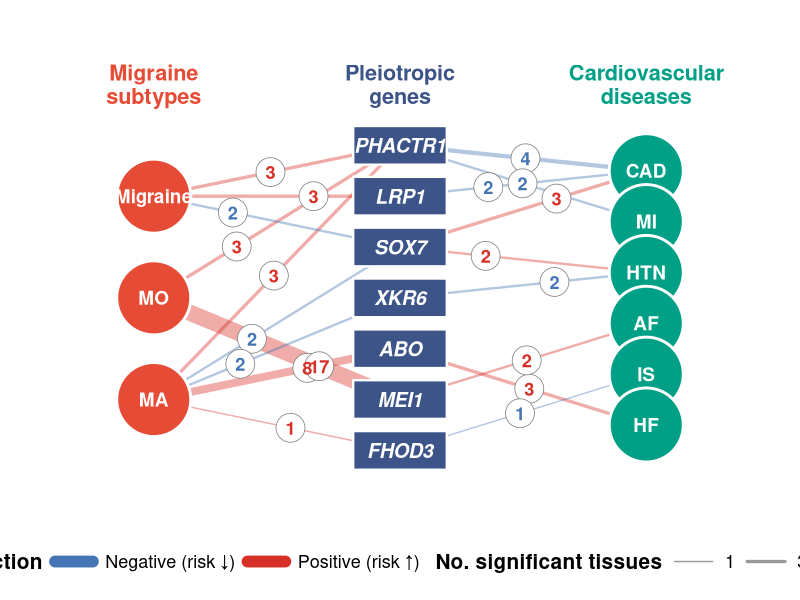
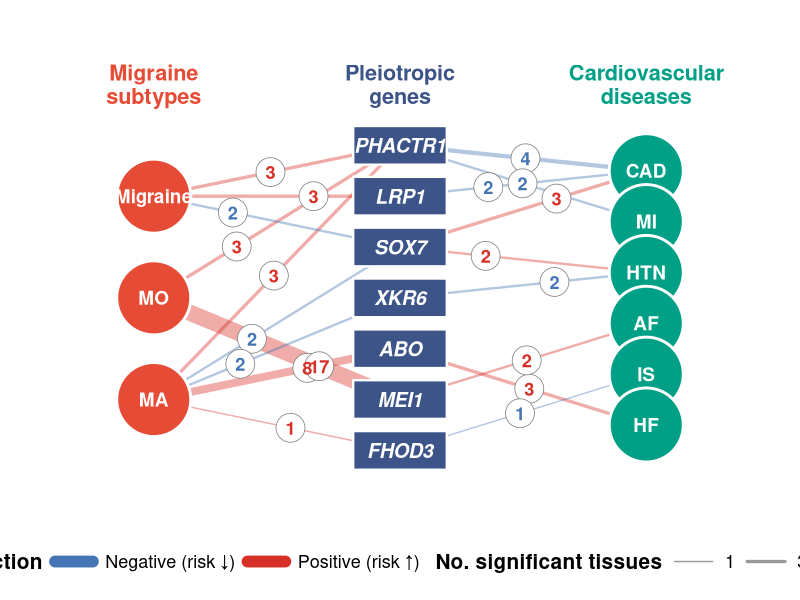

Generate these figures, in order, with R:
# =============================================================================
# Figure | SMR pleiotropic gene network
# =============================================================================
# Network diagram linking migraine subtypes (left) to pleiotropic genes
# (centre) to cardiovascular diseases (right). Edge thickness encodes the
# number of tissues in which the SMR association was significant; edge colour
# encodes the direction of the SMR effect.
#
# This script is self-contained: the edges below are the published SMR
# results. Only public packages are required.
#   install.packages(c("ggplot2", "dplyr"))
# =============================================================================

library(ggplot2)
library(dplyr)

OUT_DIR <- "results/figures"
dir.create(OUT_DIR, recursive = TRUE, showWarnings = FALSE)

# ---- 1. Edge data (gene -- trait associations) ------------------------------
edges <- data.frame(
  gene      = c("ABO","ABO","FHOD3","FHOD3","LRP1","LRP1","MEI1","MEI1",
                "PHACTR1","PHACTR1","PHACTR1","PHACTR1","PHACTR1",
                "SOX7","SOX7","SOX7","SOX7","XKR6","XKR6"),
  trait     = c("HF","MA","IS","MA","CAD","Migraine","AF","MO",
                "CAD","MA","MI","MO","Migraine",
                "CAD","HTN","MA","Migraine","HTN","MA"),
  n_tissues = c(3, 8, 1, 1, 2, 3, 2, 17,
                4, 3, 2, 3, 3,
                3, 2, 2, 2, 2, 2),
  direction = c("+","+","-","+","-","+","+","+",
                "-","+","-","+","+",
                "+","+","-","-","-","-"),
  stringsAsFactors = FALSE
)

# ---- 2. Node coordinates (symmetric about y = 0) ----------------------------
migraine_nodes <- data.frame(
  name = c("Migraine", "MO", "MA"),
  x = 0, y = seq(2, -2, length.out = 3),
  type = "migraine", stringsAsFactors = FALSE)

gene_list <- c("PHACTR1", "LRP1", "SOX7", "XKR6", "ABO", "MEI1", "FHOD3")
gene_nodes <- data.frame(
  name = gene_list, x = 5,
  y = seq(3, -3, length.out = length(gene_list)),
  type = "gene", stringsAsFactors = FALSE)

cvd_list <- c("CAD", "MI", "HTN", "AF", "IS", "HF")
cvd_nodes <- data.frame(
  name = cvd_list, x = 10,
  y = seq(2.5, -2.5, length.out = length(cvd_list)),
  type = "cvd", stringsAsFactors = FALSE)

all_nodes <- bind_rows(migraine_nodes, gene_nodes, cvd_nodes)

# ---- 3. Edge coordinates, with label positions spread to avoid overlap ------
edge_coords <- edges %>%
  left_join(gene_nodes %>% select(name, x, y), by = c("gene" = "name")) %>%
  rename(x_gene = x, y_gene = y) %>%
  left_join(all_nodes %>% select(name, x, y), by = c("trait" = "name")) %>%
  rename(x_trait = x, y_trait = y)

set.seed(42)   # fixed seed -> reproducible label placement
edge_coords <- edge_coords %>%
  group_by(trait) %>%
  mutate(base_ratio = if (n() == 1) 0.5 else seq(0.35, 0.65, length.out = n())) %>%
  ungroup() %>%
  mutate(ratio = base_ratio + runif(n(), min = -0.03, max = 0.03))

edge_coords$lbl_x <- with(edge_coords, x_gene * (1 - ratio) + x_trait * ratio)
edge_coords$lbl_y <- with(edge_coords, y_gene * (1 - ratio) + y_trait * ratio)

# ---- 4. Colours -------------------------------------------------------------
dir_colors <- c("+" = "#D73027", "-" = "#4575B4")

# ---- 5. Plot ----------------------------------------------------------------
p <- ggplot() +
  # connecting lines
  geom_segment(data = edge_coords,
               aes(x = x_gene, y = y_gene, xend = x_trait, yend = y_trait,
                   colour = direction, linewidth = n_tissues),
               alpha = 0.40, lineend = "round") +
  scale_colour_manual(values = dir_colors, name = "SMR effect direction",
                      labels = c("+" = "Positive (risk \u2191)",
                                 "-" = "Negative (risk \u2193)")) +
  scale_linewidth_continuous(range = c(0.5, 5.5),
                             name = "No. significant tissues",
                             breaks = c(1, 3, 8, 17)) +
  # tissue-count badge on each edge
  geom_point(data = edge_coords, aes(x = lbl_x, y = lbl_y),
             shape = 21, size = 9.5, fill = "white",
             colour = "grey50", stroke = 0.4) +
  geom_text(data = edge_coords,
            aes(x = lbl_x, y = lbl_y, label = n_tissues, colour = direction),
            size = 4.6, fontface = "bold", show.legend = FALSE) +
  # migraine nodes (circles)
  geom_point(data = migraine_nodes, aes(x = x, y = y),
             shape = 21, size = 24, fill = "#E64B35",
             colour = "white", stroke = 1.5) +
  geom_text(data = migraine_nodes, aes(x = x, y = y, label = name),
            colour = "white", size = 4.8, fontface = "bold") +
  # gene nodes (rectangles)
  geom_rect(data = gene_nodes,
            aes(xmin = x - 0.95, xmax = x + 0.95,
                ymin = y - 0.38, ymax = y + 0.38),
            fill = "#3C5488", colour = "white", linewidth = 0.8) +
  geom_text(data = gene_nodes, aes(x = x, y = y, label = name),
            colour = "white", size = 5.0, fontface = "bold.italic") +
  # cardiovascular disease nodes (circles)
  geom_point(data = cvd_nodes, aes(x = x, y = y),
             shape = 21, size = 24, fill = "#00A087",
             colour = "white", stroke = 1.5) +
  geom_text(data = cvd_nodes, aes(x = x, y = y, label = name),
            colour = "white", size = 4.8, fontface = "bold") +
  # column headers
  annotate("text", x = 0, y = max(all_nodes$y) + 1.2,
           label = "Migraine\nsubtypes", size = 5.5, fontface = "bold",
           colour = "#E64B35", lineheight = 0.9) +
  annotate("text", x = 5, y = max(all_nodes$y) + 1.2,
           label = "Pleiotropic\ngenes", size = 5.5, fontface = "bold",
           colour = "#3C5488", lineheight = 0.9) +
  annotate("text", x = 10, y = max(all_nodes$y) + 1.2,
           label = "Cardiovascular\ndiseases", size = 5.5, fontface = "bold",
           colour = "#00A087", lineheight = 0.9) +
  coord_cartesian(xlim = c(-2, 12),
                  ylim = c(min(all_nodes$y) - 1.0, max(all_nodes$y) + 2.0)) +
  theme_void() +
  theme(
    legend.position = "bottom",
    legend.box = "horizontal",
    legend.title       = element_text(size = 15, face = "bold"),
    legend.text        = element_text(size = 13),
    legend.key.size    = unit(0.9, "cm"),
    legend.key.width   = unit(1.2, "cm"),
    legend.spacing.x   = unit(0.4, "cm"),
    legend.box.spacing = unit(0.5, "cm"),
    plot.margin = margin(15, 15, 15, 15)
  ) +
  guides(
    colour    = guide_legend(order = 1,
                             override.aes = list(linewidth = 4, alpha = 1)),
    linewidth = guide_legend(order = 2)
  )

# ---- 6. Save ----------------------------------------------------------------
ggsave(file.path(OUT_DIR, "Figure_SMR_network.pdf"), p,
       width = 13, height = 9.5, dpi = 300)
ggsave(file.path(OUT_DIR, "Figure_SMR_network.png"), p,
       width = 13, height = 9.5, dpi = 300, bg = "white")

cat("Saved: Figure_SMR_network.pdf / .png in", OUT_DIR, "\n")
